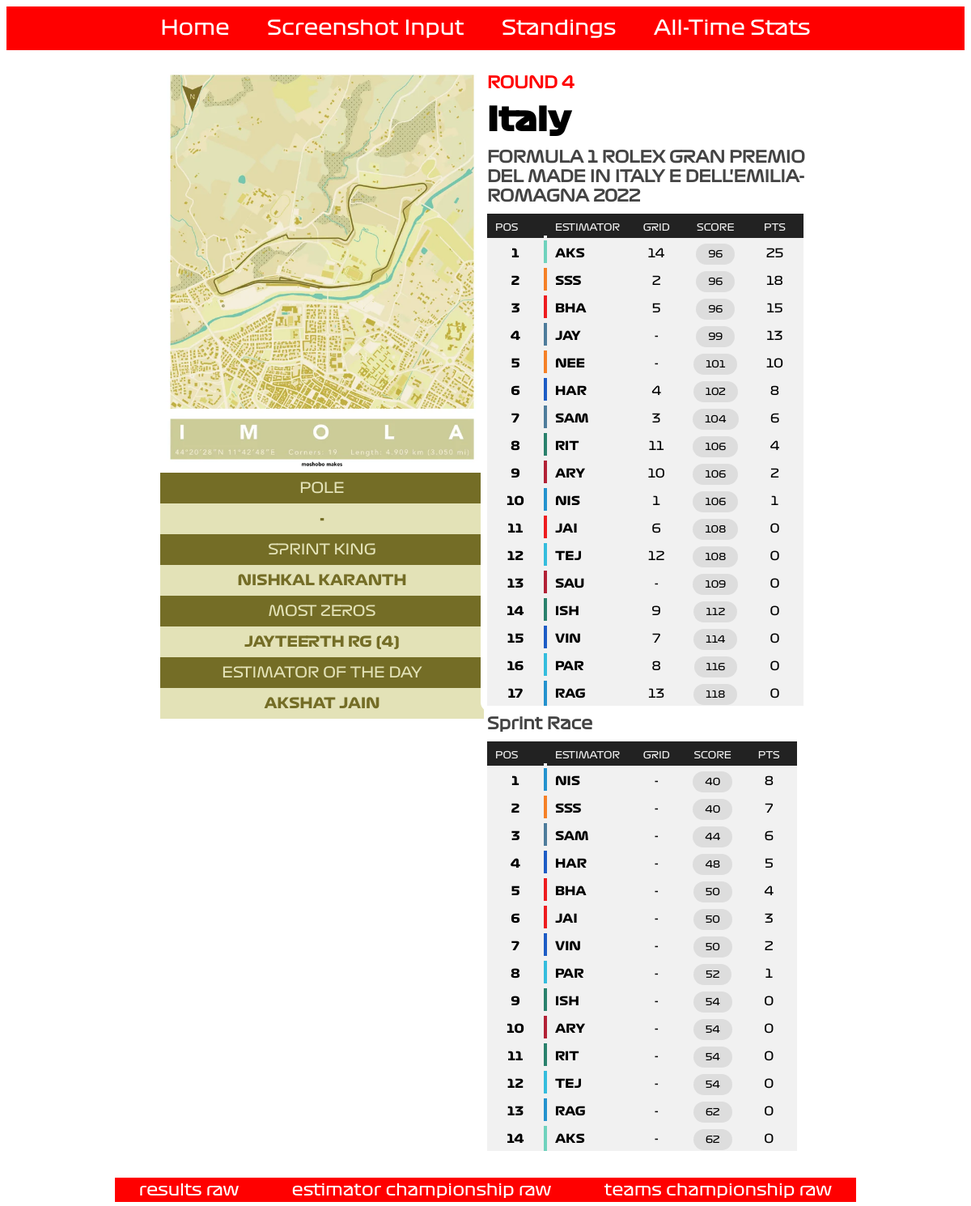
The page /results/IMO22/ on the database its author committed.
### input_portal/models.py (models this page shows, shortened)
class results_info(models.Model):
    racecode = models.ForeignKey(results_racecodes, on_delete=models.CASCADE)
    shikulu = models.CharField(max_length = 24)
    pole = models.CharField(max_length = 65)
    eotd = models.CharField(max_length = 65)
    sprint_king = models.CharField(max_length = 65)
    most_zeros = models.CharField(max_length = 65)
    no_zeros = models.IntegerField()
    col_one = models.CharField(max_length = 7)
    col_two = models.CharField(max_length = 7)

class results_racecodes(models.Model):
    racecode = models.CharField(max_length = 5, unique = True)
    year = models.IntegerField()
    round_no = models.IntegerField()
    track_png = models.CharField(max_length = 24)
    country = models.CharField(max_length = 32)
    race_name = models.CharField(max_length = 128)
    sprint = models.IntegerField()

class results_data(models.Model):
    racecode = models.ForeignKey(results_racecodes, on_delete=models.CASCADE)
    pos = models.IntegerField()
    estimator = models.CharField(max_length = 4)
    team_color = models.CharField(max_length = 7)
    grid = models.CharField(max_length=2)
    score = models.IntegerField()
    pts = models.FloatField()

class sprint_data(models.Model):
    racecode = models.ForeignKey(results_racecodes, on_delete=models.CASCADE)
    pos = models.IntegerField()
    estimator = models.CharField(max_length = 4)
    team_color = models.CharField(max_length = 7)
    grid = models.CharField(max_length=2)
    score = models.IntegerField()
    pts = models.FloatField()

### input_portal/views.py (the view)
# urls.py: path('results/<str:racecode>/', views.ResultsView, name='results'),
def ResultsView(request, racecode):
    R = results_racecodes.objects.filter(racecode= racecode)
    if (len(R) == 0):
        return render (request, 'noresult.html')
    r = results_info.objects.filter(racecode__racecode= racecode)
    D = results_data.objects.filter(racecode__racecode= racecode).order_by('pos')
    if R[0].sprint == 0:
        results_dict={"year": R[0].year, "rn": R[0].round_no, "country": R[0].country, "name": R[0].race_name, "shikulu": r[0].shikulu, "pole": r[0].pole, "eotd": r[0].eotd, "mz": r[0].most_zeros, "nz": r[0].no_zeros, "co": r[0].col_one, "ct": r[0].col_two, "p1": D[0], "p2": D[1], "p3":D[2], "pr":D[3:]}
        return render (request, 'results.html', context = results_dict)
    else:
        S = sprint_data.objects.filter(racecode__racecode= racecode).order_by('pos')
        results_dict={"year": R[0].year, "rn": R[0].round_no, "country": R[0].country, "name": R[0].race_name, "shikulu": r[0].shikulu, "pole": r[0].pole, "eotd": r[0].eotd, "mz": r[0].most_zeros, "nz": r[0].no_zeros, "co": r[0].col_one, "ct": r[0].col_two, "p1": D[0], "p2": D[1], "p3":D[2], "pr":D[3:], "s1": S[0], "sr": S[1:], "sk": r[0].sprint_king}
        return render (request, 'sprintresults.html', context = results_dict)

### input_portal/templates/input_portal/sprintresults.html
<!DOCTYPE html>
{% extends "input_portal/base.html" %}
{% load static %}
{% block body_block %}
  <center>
    <div class="resultImageCol">
      <img src = "{% static '/images/' %}{{ shikulu }}" class="shikulu">
      <div style="background-color: {{ co }}; color: {{ ct }}" class="resultImageTableTop"> POLE </div>
      <div style="background-color: {{ ct }}; color: {{ co }}" class="resultImageTableBottom"> {{ pole|upper }} </div>
      <div style="background-color: {{ co }}; color: {{ ct }}" class="resultImageTableTop"> SPRINT KING </div>
      <div style="background-color: {{ ct }}; color: {{ co }}" class="resultImageTableBottom"> {{ sk|upper }} </div>
      <div style="background-color: {{ co }}; color: {{ ct }}" class="resultImageTableTop"> MOST ZEROS </div>
      <div style="background-color: {{ ct }}; color: {{ co }}" class="resultImageTableBottom"> {{ mz|upper }} ({{ nz }}) </div>
      <div style="background-color: {{ co }}; color: {{ ct }}" class="resultImageTableTop"> ESTIMATOR OF THE DAY </div>
      <div style="background-color: {{ ct }}; color: {{ co }}" class="resultImageTableBottom"> {{ eotd|upper }} </div>
    </div>
    <div class="resultTableCol">
    <h5> ROUND {{ rn }}</h5>
    <h3> {{ country }} </h3>
    <h4> {{ name }} {{ year }}</h4>
    <table class="result_leaderboard">
      <thead>
        <td class="leaderHead"> POS </td>
        <td class="leader_teamcolor2 leaderHead"></td>
        <td class="leaderHead"> ESTIMATOR </td>
        <td class="leaderHead tcentre"> GRID </td>
        <td class="leaderHead  tcentre"> SCORE </td>
        <td class="leaderHead tcentre"> PTS </td>
      </thead>
      <tr>
        <td class="resultpos"> {{ p1.pos }} </td>
        <td style="background-color: {{ p1.team_color }}" class="leader_teamcolor"> </td>
        <td class="abbrspan"> {{ p1.estimator }} </td>
        <td class="racepointspan"> {{ p1.grid }} </td>
        <td class="tcentre"> <span class="scorespan"> {{ p1.score }} </span> </td>
        <td <span class="racepointspan"> {{ p1.pts|floatformat:0 }} </td>
      </tr>
      <tr>
        <td class="resultpos"> {{ p2.pos }} </td>
        <td style="background-color: {{ p2.team_color }}" class="leader_teamcolor"></td>
        <td class="abbrspan"> {{ p2.estimator }} </td>
        <td class="racepointspan"> {{ p2.grid }} </td>
        <td class="tcentre"> <span class="scorespan"> {{ p2.score }} </span> </td>
        <td <span class="racepointspan"> {{ p2.pts|floatformat:0 }} </td>
      </tr>
      <tr>
        <td class="resultpos"> {{ p3.pos }} </td>
        <td style="background-color: {{ p3.team_color }};" class="leader_teamcolor"> </td>
        <td class="abbrspan"> {{ p3.estimator }} </td>
        <td class="racepointspan"> {{ p3.grid }} </td>
        <td class="tcentre"> <span class="scorespan"> {{ p3.score }} </span> </td>
        <td <span class="racepointspan"> {{ p3.pts|floatformat:0 }} </td>
      </tr>
      {% for p in pr %}
        <tr>
          <td class="resultpos"> {{ p.pos }} </td>
          <td style="background-color: {{ p.team_color }}" class="leader_teamcolor"> </td>
          <td class="abbrspan"> {{ p.estimator }} </td>
          <td class="racepointspan"> {{ p.grid }} </td>
          <td class="tcentre"> <span class="scorespan"> {{ p.score }} </span> </td>
          <td <span class="racepointspan"> {{ p.pts|floatformat:0 }} </td>
        </tr>
      {% endfor %}
    </table>
    <h4>Sprint Race</h4>
    <table class="result_leaderboard">
      <thead>
        <td class="leaderHead"> POS </td>
        <td class="leader_teamcolor2 leaderHead"></td>
        <td class="leaderHead"> ESTIMATOR </td>
        <td class="leaderHead tcentre"> GRID </td>
        <td class="leaderHead  tcentre"> SCORE </td>
        <td class="leaderHead tcentre"> PTS </td>
      </thead>
      <tr>
        <td class="resultpos"> {{ s1.pos }} </td>
        <td style="background-color: {{ s1.team_color }}" class="leader_teamcolor"> </td>
        <td class="abbrspan"> {{ s1.estimator }} </td>
        <td class="racepointspan"> {{ s1.grid }} </td>
        <td class="tcentre"> <span class="scorespan"> {{ s1.score }} </span> </td>
        <td <span class="racepointspan"> {{ s1.pts|floatformat:0 }} </td>
      </tr>
      {% for s in sr %}
        <tr>
          <td class="resultpos"> {{ s.pos }} </td>
          <td style="background-color: {{ s.team_color }}" class="leader_teamcolor"> </td>
          <td class="abbrspan"> {{ s.estimator }} </td>
          <td class="racepointspan"> {{ s.grid }} </td>
          <td class="tcentre"> <span class="scorespan"> {{ s.score }} </span> </td>
          <td <span class="racepointspan"> {{ s.pts|floatformat:0 }} </td>
        </tr>
      {% endfor %}
    </table>
    </div>
    <br><br><br>
    <span class = "estimate-btn tcentre">
      results raw
    </span>
    <span class = "estimate-btn tcentre">
      estimator championship raw
    </span>
    <span class = "estimate-btn tcentre">
      teams championship raw
    </span>
  </center>
{% endblock %}

### static/css/formulaone.css (style rules this page uses)
h3 { color: black; text-align: left; font-family: f1bold; font-size: 40px; margin-top: 10px; margin-bottom: 10px; }
h4 { color: #444444; text-align: left; font-family: f1reg; font-size: 20px; margin-top: 10px; margin-bottom: 10px; }
h5 { color: red; text-align: left; font-family: f1reg; font-size: 20px; margin-top: 10px; margin-bottom: 10px; }
.estimate-btn { color: white; background-color: red; text-align: center; position: center; padding-top: 5px; padding-bottom: 5px; padding-right: 30px; padding-left: 30px; font-family: f1reg; font-size: 20px; }
.tcentre { text-align: center; }
table { border-collapse: collapse; border-radius: 5px; border-style: hidden; box-shadow: 0 0 0 8px white; }
td { padding-top: 6px; padding-bottom: 6px; padding-right: 10px; padding-left: 10px; }
.resultTable, td { background-color: #f1f1f1; padding-top: 10px; }
.resultImageCol { display: inline-block; }
.resultTableCol { display: inline-block; vertical-align: top; text-align: left; width: 400px; }
.shikulu { width: 400px; }
.resultImageTableTop { font-family: f1reg; font-size: 18px; padding-top: 8px; padding-bottom: 8px; width: 400px; }
.resultImageTableBottom { font-family: f1bold; font-size: 18px; padding-top: 8px; padding-bottom: 8px; width: 400px; }
.leaderHead { background-color: #222222; color: #f1f1f1; font-size: 12px; font-family: f1reg; }
.leader_teamcolor { padding-right: 0px; padding-left: 0px; border-top: 6px solid #f1f1f1; border-bottom: 6px solid #f1f1f1; margin-left: 0px; margin-right: 0px; width: 4px; }
.leader_teamcolor2 { padding-right: 0px; padding-left: 0px; margin-left: 0px; margin-right: 0px; width: 4px; }
.racepointspan { font-family: f1reg; font-size: 15px; width: 50px; text-align: center; }
.abbrspan { font-family: f1bold; font-size: 15px; width: 30px; }
.resultpos { font-family: f1bold; text-align: center; font-size: 15px; width: 50px; }
.scorespan { background-color: #DDDDDD; padding-left: 15px; padding-right: 15px; padding-top: 7px; padding-bottom:7px; border-radius: 14px; font-family: f1reg; font-size: 12px }

### rows shown on the page
results_info: shikulu (picture), sprint_king "NISHKAL KARANTH", most_zeros "JAYTEERTH RG", eotd "AKSHAT JAIN"
results_racecodes: country "Italy", race_name "FORMULA 1 ROLEX GRAN PREMIO DEL MADE IN ITALY E DELL'EMILIA-ROMAGNA"
results_data: pos "1", estimator "AKS", grid "14", score "96", pts "25"
results_data: pos "2", estimator "SSS", grid "2", score "96", pts "18"
results_data: pos "3", estimator "BHA", grid "5", score "96", pts "15"
results_data: pos "4", estimator "JAY", grid "-", score "99", pts "13"
results_data: pos "5", estimator "NEE", grid "-", score "101", pts "10"
results_data: pos "6", estimator "HAR", grid "4", score "102", pts "8"
results_data: pos "7", estimator "SAM", grid "3", score "104", pts "6"
results_data: pos "8", estimator "RIT", grid "11", score "106", pts "4"
results_data: pos "9", estimator "ARY", grid "10", score "106", pts "2"
results_data: pos "10", estimator "NIS", grid "1", score "106", pts "1"
results_data: pos "11", estimator "JAI", grid "6", score "108", pts "0"
results_data: pos "12", estimator "TEJ", grid "12", score "108", pts "0"
results_data: pos "13", estimator "SAU", grid "-", score "109", pts "0"
results_data: pos "14", estimator "ISH", grid "9", score "112", pts "0"
results_data: pos "15", estimator "VIN", grid "7", score "114", pts "0"
results_data: pos "16", estimator "PAR", grid "8", score "116", pts "0"
results_data: pos "17", estimator "RAG", grid "13", score "118", pts "0"
sprint_data: pos "1", estimator "NIS", grid "-", score "40", pts "8"
sprint_data: pos "2", estimator "SSS", grid "-", score "40", pts "7"
sprint_data: pos "3", estimator "SAM", grid "-", score "44", pts "6"
sprint_data: pos "4", estimator "HAR", grid "-", score "48", pts "5"
sprint_data: pos "5", estimator "BHA", grid "-", score "50", pts "4"
sprint_data: pos "6", estimator "JAI", grid "-", score "50", pts "3"
sprint_data: pos "7", estimator "VIN", grid "-", score "50", pts "2"
sprint_data: pos "8", estimator "PAR", grid "-", score "52", pts "1"
sprint_data: pos "9", estimator "ISH", grid "-", score "54", pts "0"
sprint_data: pos "10", estimator "ARY", grid "-", score "54", pts "0"
sprint_data: pos "11", estimator "RIT", grid "-", score "54", pts "0"
sprint_data: pos "12", estimator "TEJ", grid "-", score "54", pts "0"
sprint_data: pos "13", estimator "RAG", grid "-", score "62", pts "0"
sprint_data: pos "14", estimator "AKS", grid "-", score "62", pts "0"

### other values the page prints
{{ pole|upper }} "-"
{{ nz }} "4"
{{ rn }} "4"
{{ year }} "2022"
